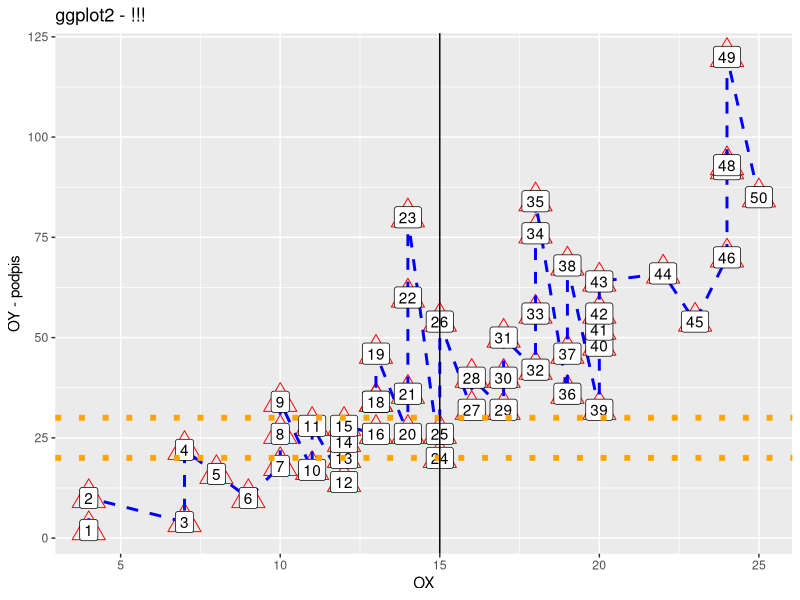

Write R code to recreate this figure. (Note: this script raises an error after producing the figure.)
rm(list=ls())
options(width=200)

# https://ggplot2.tidyverse.org/reference/
library(ggplot2)
library(gridExtra)



wyk <- (
   #ggplot(data=cars,mapping=aes(x=speed,y=dist))
   ggplot(cars,aes(x=speed,y=dist))
   +
   geom_point(colour="red",shape=2,size=8)
   +
   geom_line(colour="blue",linetype=2,size=1)
   +
   #geom_text(aes(label=1:nrow(cars)))
   geom_label(aes(label=1:nrow(cars)))
   +
   geom_hline(yintercept=c(2:3)*10,col="orange",linetype=3,size=2)
   +
   geom_vline(xintercept=15)
   +
   xlab("OX")
   +
   ylab("OY - podpis")
   +
   ggtitle("ggplot2 - !!!")
)

x11();print(wyk)

print(head(mtcars))
wyk <- (
   ggplot(mtcars,aes(
       x=mpg,
       y=disp,
       group=factor(gear),
       col=factor(gear)
       )
   )
   +
   geom_point()
   +
   geom_smooth(method="lm")
)
x11();print(wyk)


print(head(diamonds))
wyk <- (
   ggplot(diamonds, aes(price))#,group=cut, fill=cut))
   +
   geom_histogram(bins=25)
   #+
   #facet_wrap(~cut)
)
x11();print(wyk)



wyk <-(
       ggplot(mtcars, aes(x=gear))
       +
       geom_bar()#colour="blue",fill="orange")
       #+
       #coord_flip()
)
x11();print(wyk)


wyk <-(
       ggplot(mtcars)
       +
       geom_bar(
           aes(x=factor(gear)#,
               #group=factor(cyl),fill=as.factor(cyl)
               )#,
               # colour="red"#,
               #position="stack") # stack|dodge
       )
      )
x11()
print(wyk)


wyk <- (
       ggplot(mpg, aes(x=class, y=hwy #, fill=class
      ))
       +
       geom_boxplot(
#           fill = "orange",
#           colour = "green",
#           outlier.colour = "red",
#           outlier.shape = 5
       )
       #+ coord_flip()
       )
x11();print(wyk)

print(table(mtcars$cyl))
wyk <- (
   ggplot(mtcars,
           aes(x = factor(1),
           group = factor(cyl),
           fill=factor(cyl)))
   +
   geom_bar(width = 1)
   #+
   #coord_polar(theta="y")
   #coord_polar(theta="x")
)

x11();print(wyk)

# rozbudowa w roznych kierunkach 
wyk <- ggplot(mpg, aes(displ, hwy))  + geom_point()
x11(); print(wyk)

wyk_1 <- wyk + geom_point(aes(col=class)) + facet_grid(cyl~class) 
wyk_2 <- wyk + facet_wrap(cyl~class)

x11();print(wyk_1)
x11();print(wyk_2)

wyk <- (
       ggplot(diamonds,aes(x=carat,y=price,colour=clarity))
       + geom_point()
       + geom_smooth(method="lm")
       #+ facet_wrap(~clarity, nrow=2, scales="fixed") # free, free_x,free_y
       #+ facet_grid(.~clarity)
       #+ facet_grid(clarity~.)
)
x11();print(wyk)


#-----
wykres1   <- ggplot(data=cars,aes(x=speed,y=dist)) + geom_point()
wykres2   <- ggplot(data=cars,aes(x=speed,y=dist)) + geom_line()
wykres3   <- ggplot(data=cars,aes(x=speed,y=dist)) + geom_line(col="blue")

# library(gridExtra)
x11();grid.arrange(
   arrangeGrob(wykres1,wykres2,wykres3,ncol=1)
)



lay <- rbind(
       c(1,1),
       c(2,4),
       c(3,5)
      )
x11()
wykresGlowny <- grid.arrange(
   arrangeGrob(grobs=list(
       wykres1, 
       wykres1,
       wykres2, 
       wykres2,
       wykres3
   ),
   layout_matrix = lay)
   )



set.seed(1)
tmpSeq <- seq(from=as.Date("2000-01-01"), to=as.Date(Sys.time()), by="1 day")
data <- data.frame(
    Timestamp = tmpSeq,
    Notowanie = cumsum(rnorm(length(tmpSeq))),
    stringsAsFactors=F
)

#data$Timestamp <- as.character(data$Timestamp)
#data$Timestamp <- as.POSIXct(data$Timestamp)
#data$Timestamp <- as.Date(data$Timestamp)


wyk <- ggplot(data,aes(x=Timestamp,y=Notowanie)) + geom_line()
x11();print(wyk)














